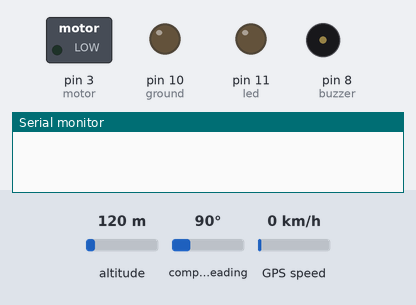
Simulated run of this sketch. Board: Arduino Uno, built with avr-gcc and run on an emulated ATmega328P. Parts: switched loads named in the sketch (green lamp = pin HIGH), output pins drawn as LEDs (lit = HIGH), buzzer (waves = sounding, pin HIGH), the last lines printed to the serial monitor. Inputs (shaded band) come from the test bench; at power-on: altitude 120 m, compass heading 90°, GPS speed 0 km/h. The GPS gets a fix after 3 s at 37.7749, -122.4194 with 8 satellites.

Above: at 0.1 s.
At 3.2 s:
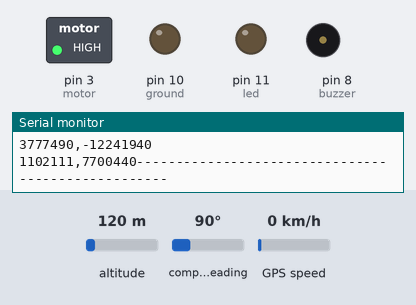
Timing chart, 0 to 4.7 s (numbered marks = the images above):
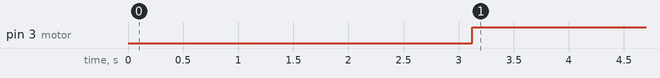

The sketch:

fishermen_border_alert.ino
```cpp
#include<SoftwareSerial.h>
#include<TinyGPS.h>
SoftwareSerial SerialGPS(0,2);
TinyGPS GPS;
int led=11;
int flag=0;
int motor=3;
int ground=10;
float lat,lon,val;
float flat=11.02111*100000;
float flon=77.00440*100000;
const int buzzer = 8;
int i;
void setup()
{
  SerialGPS.begin(9600);
   pinMode(led,OUTPUT);
   pinMode(motor,OUTPUT);
   pinMode(buzzer, OUTPUT);
   pinMode(ground,OUTPUT);
   Serial.begin(9600);
}
void loop()
{
  while(SerialGPS.available())
  {
    if(GPS.encode(SerialGPS.read()))
    {
    GPS.f_get_position(&lat,&lon);
    Serial.println("---------------------------------------------------");
    Serial.println("LINK TO GOOGLE MAPS:");
    Serial.print("http://maps.google.com/maps?q=");
    Serial.print(lat,5);
    Serial.print(",");
    Serial.print(lon,5);
    Serial.println("");
    lat=lat*100000;
    lon=lon*100000;
     Serial.print(lat,0);
    Serial.print(",");
    Serial.print(lon,0);
    Serial.println("");
    Serial.print(flat,0);
    Serial.print(",");
    Serial.print(flon,0);
    digitalWrite(motor,HIGH);
    if(lat<flat&&lon<flon)
    {
     digitalWrite(motor,LOW);
    //for(i=0;i<50;i++)
    //{
    digitalWrite(led,HIGH);
    tone(buzzer, 1000); // Send 1KHz sound signal...
    delay(100);        // ...for 1 sec
    noTone(buzzer);     // Stop sound...
    delay(100);        // ...for 1sec
    digitalWrite(ground,1);
    //}
    if(lat>=flat+2)
    {
    // tone(buzzer, 1000);

    }
    }
    else
    {
      digitalWrite(led,LOW);
   digitalWrite(ground,0);
    }
    }
    }
  }
```

Measured:
- by itself, pin 3 (motor): LOW → HIGH at 3.1 s
